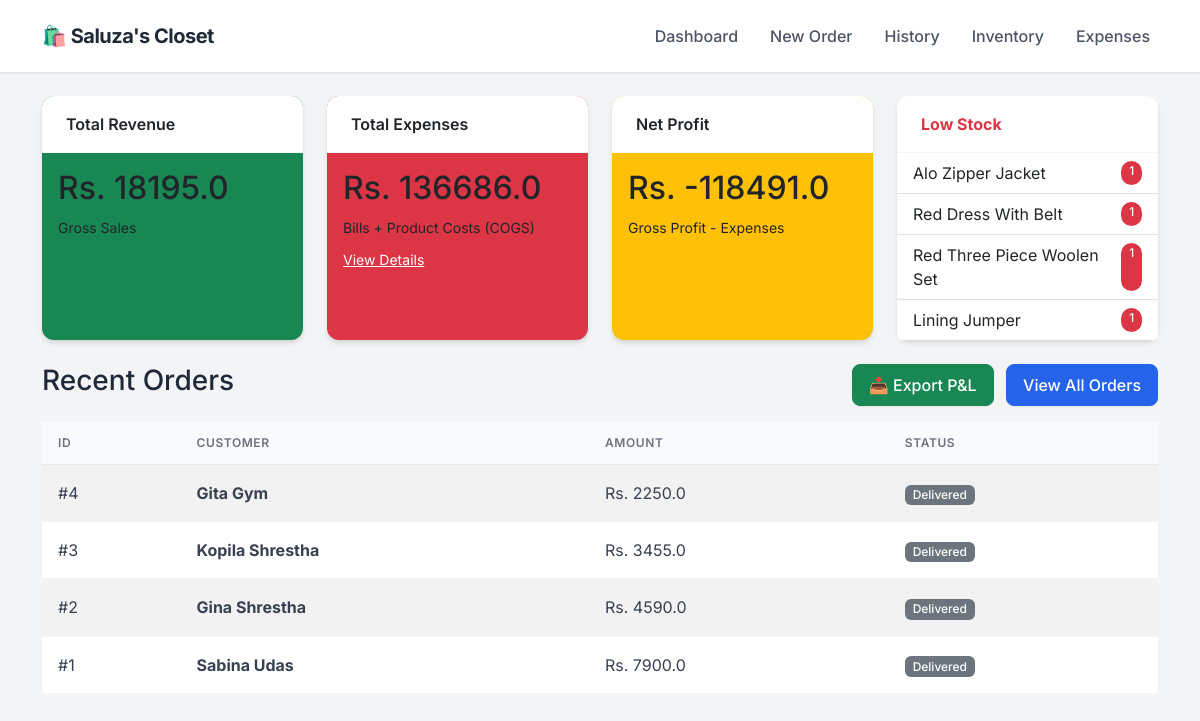
Before: / with the older database file.
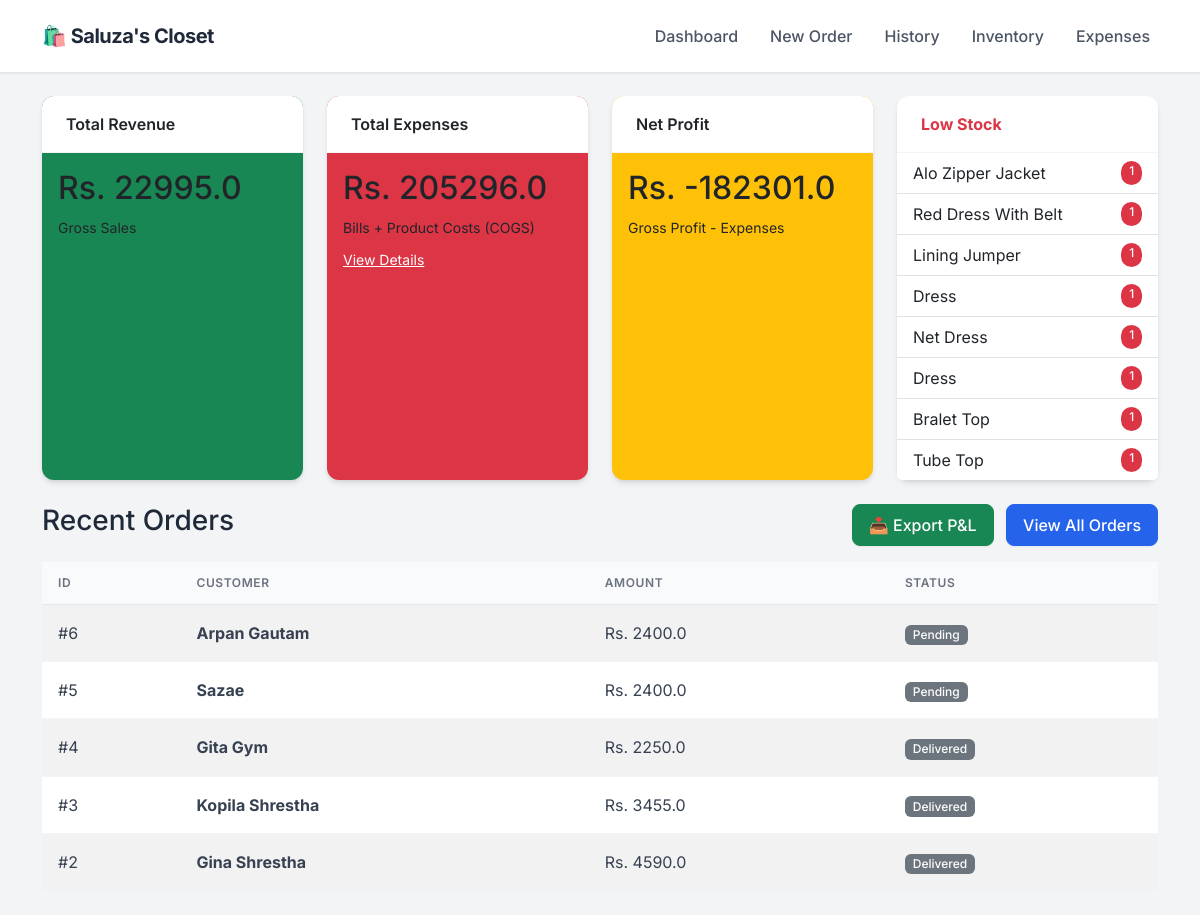
After: the same page with the newer database file.
### app.py (models this page shows)
class Product(db.Model):
    id = db.Column(db.Integer, primary_key=True)
    sku = db.Column(db.String(50), unique=True, nullable=True)
    name = db.Column(db.String(100), nullable=False)
    size = db.Column(db.String(10), nullable=False)
    cost_price = db.Column(db.Float, default=0.0)
    price = db.Column(db.Float, nullable=False)
    stock = db.Column(db.Integer, default=0)
    image = db.Column(db.String(100), nullable=True)

class Order(db.Model):
    id = db.Column(db.Integer, primary_key=True)
    customer_name = db.Column(db.String(100), nullable=False)
    phone = db.Column(db.String(20), nullable=False)
    address = db.Column(db.String(200), nullable=True)
    date = db.Column(db.DateTime, default=datetime.utcnow)
    total_amount = db.Column(db.Float, default=0.0)
    profit = db.Column(db.Float, default=0.0)
    status = db.Column(db.String(20), default='Pending')
    items = db.relationship('OrderItem', backref='order', lazy=True)

### app.py (the view)
@app.route('/')
def dashboard():
    total_sales = db.session.query(db.func.sum(Order.total_amount)).scalar() or 0
    manual_expenses = db.session.query(db.func.sum(Expense.amount)).scalar() or 0
    inventory_value = 0
    products = Product.query.all()
    for p in products:
        inventory_value += (p.stock * p.cost_price)
    sold_cost = 0
    order_items = OrderItem.query.all()
    for item in order_items:
        product = Product.query.get(item.product_id)
        if product:
            sold_cost += (item.quantity * product.cost_price)
    total_product_expense = inventory_value + sold_cost
    total_expenses = manual_expenses + total_product_expense
    net_profit = total_sales - total_expenses
    recent_orders = Order.query.order_by(Order.date.desc()).limit(5).all()
    low_stock = Product.query.filter(Product.stock < 2, Product.stock > 0).all()
    out_of_stock = Product.query.filter(Product.stock == 0).all()
    return render_template('dashboard.html',
                           sales=total_sales,
                           expenses=total_expenses, # Includes ALL stock costs
                           net_profit=net_profit,
                           orders=recent_orders,
                           low_stock=low_stock,
                           out_of_stock=out_of_stock)

### templates/dashboard.html
{% extends "layout.html" %}
{% block content %}
<div class="row mb-4">
    <div class="col-md-3">
        <div class="card text-dark bg-success mb-3 h-100">
            <div class="card-header">Total Revenue</div>
            <div class="card-body">
                <h2 class="card-title">Rs. {{ sales }}</h2>
                <small>Gross Sales</small>
            </div>
        </div>
    </div>
    <div class="col-md-3">
        <div class="card text-dark bg-danger mb-3 h-100">
            <div class="card-header">Total Expenses</div>
            <div class="card-body">
                <h2 class="card-title">Rs. {{ expenses }}</h2>
                <small>Bills + Product Costs (COGS)</small> <div class="mt-2">
                    <a href="/expenses" class="text-white text-decoration-underline small">View Details</a>
                </div>
            </div>
        </div>
    </div>
    <div class="col-md-3">
        <div class="card text-dark bg-warning mb-3 h-100">
            <div class="card-header">Net Profit</div>
            <div class="card-body">
                <h2 class="card-title">Rs. {{ net_profit }}</h2>
                <small>Gross Profit - Expenses</small>
            </div>
        </div>
    </div>
    <div class="col-md-3">
        <div class="card border-danger h-100">
            <div class="card-header bg-transparent text-danger fw-bold">Low Stock</div>
            <ul class="list-group list-group-flush list-group-sm">
                {% for item in low_stock %}
                <li class="list-group-item d-flex justify-content-between">
                    <span>{{ item.name }}</span>
                    <span class="badge bg-danger rounded-pill">{{ item.stock }}</span>
                </li>
                {% endfor %}
            </ul>
        </div>
    </div>
</div>
<div class="d-flex justify-content-between align-items-center mb-3">
    <h3>Recent Orders</h3>
    <div>
        <a href="/export_excel" class="btn btn-success me-2">📥 Export P&L</a>
        <a href="/orders" class="btn btn-primary">View All Orders</a>
    </div>
</div>
<table class="table table-striped bg-white align-middle">
    <thead>
        <tr>
            <th>ID</th>
            <th>Customer</th>
            <th>Amount</th>
            <th>Status</th>
        </tr>
    </thead>
    <tbody>
        {% for order in orders %}
        <tr>
            <td>#{{ order.id }}</td>
            <td><strong>{{ order.customer_name }}</strong></td>
            <td>Rs. {{ order.total_amount }}</td>
            <td><span class="badge bg-secondary">{{ order.status }}</span></td>
        </tr>
        {% endfor %}
    </tbody>
</table>
{% endblock %}

Changed rows visible on the page:
removed Product: name "Red Three Piece Woolen Set", stock "1"
no longer on this page (row unchanged): Order: id "1", customer_name "Sabina Udas", total_amount "7900.0", status "Delivered"
added Product: name "Dress", stock "1"
added Product: name "Net Dress", stock "1"
added Product: name "Dress", stock "1"
added Product: name "Bralet Top", stock "1"
added Product: name "Tube Top", stock "1"
added Order: id "6", customer_name "Arpan Gautam", total_amount "2400.0", status "Pending"
added Order: id "5", customer_name "Sazae", total_amount "2400.0", status "Pending"
Other visible differences:
{{ sales }}: "18195.0" → "22995.0"
{{ expenses }}: "136686.0" → "205296.0"
{{ net_profit }}: "-118491.0" → "-182301.0"
